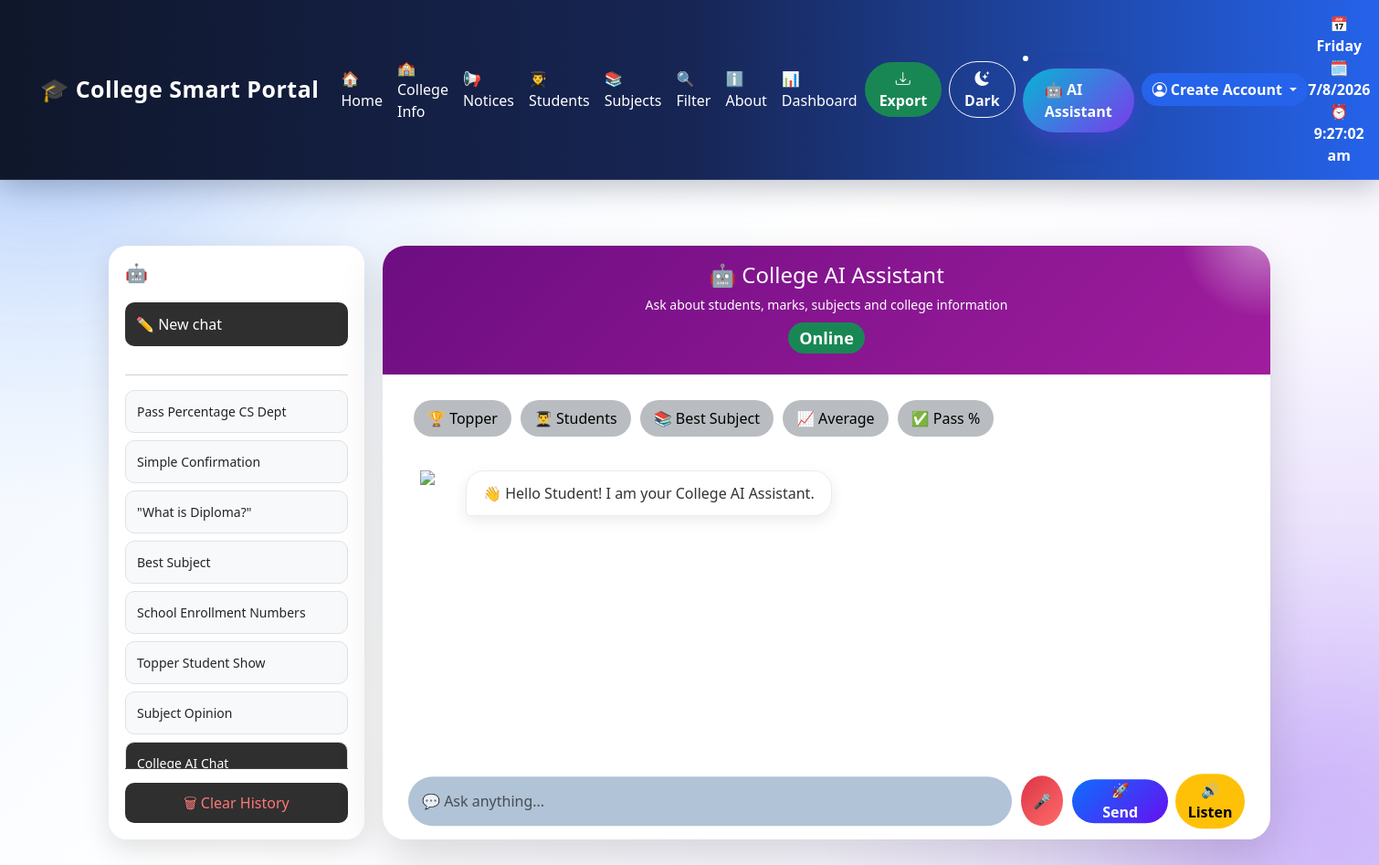
Screenshot of /assistant with the database file from the repository.
### tables this page shows
CREATE TABLE chat_history(
            id INTEGER PRIMARY KEY AUTOINCREMENT,
            user_id INTEGER,
            user_message TEXT,
            ai_reply TEXT,
            created_at TIMESTAMP DEFAULT CURRENT_TIMESTAMP
        , chat_title TEXT);

### app.py (the view)
@app.route("/assistant")
def assistant():
    db = get_db(MOHINI_DB)
    chats = db.execute(
        """
        SELECT id, chat_title, created_at
        FROM chat_history
        ORDER BY created_at DESC
        """
    ).fetchall()
    return render_template(
        "assistant.html",
        chats=chats
    )

### database.py (called while the page is built)
def get_db(MOHINI_DB):
    conn = sqlite3.connect(MOHINI_DB)
    conn.row_factory = sqlite3.Row
    return conn

### templates/assistant.html (shortened to what this page needs)
{% extends "base.html" %}
{% block content %}
<div class="container py-5">
<div class="assistant-layout">
  <div class="chat-sidebar">
    <h5>
        🤖 Your Chats
    </h5>
    <a href="/assistant"
       id="newChatBtn"
       class="new-chat-btn">
        ✏️ New chat
    </a>
    <hr>
    <div class="chat-list">
        {% for chat in chats %}
        <div class="chat-item">
            {{ chat.chat_title }}
        </div>
        {% endfor %}
        <div class="chat-item active">
            College AI Chat
        </div>
    </div>
    <div class="sidebar-bottom">
        <a href="/clear_chat"
           id="clearHistoryBtn"
           class="clear-btn">
            🗑 Clear History
        </a>
    </div>
</div>
<div class="chat-area">
    <div class="card chat-card">
        <div class="chat-header">
            <h2>🤖 College AI Assistant</h2>
            <small>
                Ask about students, marks, subjects and college information
            </small>
            <h2 class="mt-2">
                <span class="badge bg-success">Online</span>
                </h2>
        </div>
        <div class="card-body">
            <div class="suggestion-chips">
    <button class="chip"
            onclick="setQuestion('Show topper student')">
        🏆 Topper
    </button>
    <button class="chip"
            onclick="setQuestion('Total students')">
        👨‍🎓 Students
    </button>
    <button class="chip"
            onclick="setQuestion('Best subject')">
        📚 Best Subject
    </button>
    <button class="chip"
            onclick="setQuestion('Average marks')">
        📈 Average
    </button>
    <button class="chip"
            onclick="setQuestion('Pass percentage')">
        ✅ Pass %
    </button>
</div>
<div class="conversation" id="chatMessages">
                <div class="bot-msg">
                    <img src="https://cdn-icons-png.flaticon.com/512/4712/4712109.png"
                         width="40">
                    <span>
                        👋 Hello Student! I am your College AI Assistant.
                    </span>
                </div>
            </div>
      <div class="d-flex align-items-center mt-3 chat-input-area">
                <input
                    type="text"
                    id="userInput"
                    class="form-control chat-input "
                    placeholder="💬 Ask anything..."
                    onkeypress="if(event.key==='Enter') sendMessage()"
                >
                <button
                    class="btn voice-btn"
                    onclick="startVoice()">
                    🎤
                </button>
                <button
                    class="btn text-white send-btn"
                    onclick="sendMessage()">
                    🚀 Send
                </button>
                <button
                    class="btn btn-warning ms-2"
                    onclick="speakLastReply()">
                    🔊 Listen
                </button>
            </div>
        </div>
    </div>
</div>
</div>
</div>
{% endblock %}

### templates/base.html (style rules this page uses)
* { margin:0; padding:0; box-sizing:border-box; }
html { scroll-behavior:smooth; }
html, body { height:100%; }
body { font-family:'Segoe UI',sans-serif; min-height:100vh; background: radial-gradient( circle at 8% 5%, rgba(59,130,246,.32) 0%, transparent 30% ), radial-gradient( circle at 92% 92%, rgba(139,92,246,.30) 0%, transparent 32% ), radial-gradient( circle at 50% 45%, rgba(255,255,255,.95) 0%, transparent 58% ), linear-gradient( 135deg, #eef6ff 0%, #f8f5ff 48%, #eeeaff 100% ); background-attachment:fixed; color:#212529; transition:.4s; }
body::before { content:""; position:fixed; width:420px; height:420px; background:rgba(37,99,235,.15); border-radius:50%; top:-160px; left:-160px; filter:blur(90px); z-index:-2; pointer-events:none; }
body::after { content:""; position:fixed; width:420px; height:420px; background:rgba(124,58,237,.15); border-radius:50%; bottom:-160px; right:-160px; filter:blur(90px); z-index:-2; pointer-events:none; }
.btn { border-radius:50px; font-weight:600; transition:.30s; }
.btn-warning { border:none; }
.card { border:none; border-radius:24px; background:rgba(255,255,255,.78); backdrop-filter:blur(18px); -webkit-backdrop-filter:blur(18px); border:1px solid rgba(255,255,255,.75); box-shadow: 0 10px 30px rgba(30,64,175,.08); transition: transform .35s ease, box-shadow .35s ease, border-color .35s ease; animation:fadeUp .6s ease; position:relative; overflow:hidden; }
.card::after { content:""; position:absolute; width:180px; height:180px; background: radial-gradient( circle, rgba(255,255,255,.45), transparent 70% ); top:-100px; right:-80px; pointer-events:none; transition:.5s; }
.form-control, .form-select { border-radius:14px; border: 1px solid #dbe4f0; padding:12px 15px; transition:.3s; box-shadow:none; background:rgba(255,255,255,.9); }
input[type="search"], input[type="text"] { border-radius:30px; }
.badge { border-radius:30px; padding:8px 12px; font-weight:600; }
img { transition:.35s; }
a { text-decoration:none; }
body:not(.dark-mode) { background: radial-gradient( circle at 5% 5%, rgba(59,130,246,.22), transparent 30% ), radial-gradient( circle at 95% 90%, rgba(124,58,237,.20), transparent 32% ), linear-gradient( 135deg, #edf5ff 0%, #ffffff 48%, #f3efff 100% ) !important; color:#1e293b !important; }
body, .card, .navbar, .form-control, .form-select, .dropdown-menu, footer { transition: background .4s ease, color .3s ease, border-color .3s ease, box-shadow .4s ease; }
button, a, .card, .btn, .form-control, .form-select, .dropdown-item, img { transition: background .3s, color .3s, border .3s, box-shadow .3s, transform .3s; }

### rows the page displays
chat_history: chat_title "Pass Percentage CS Dept"
chat_history: chat_title "Simple Confirmation"
chat_history: chat_title "\"What is Diploma?\""
chat_history: chat_title "Best Subject"
chat_history: chat_title "School Enrollment Numbers"
chat_history: chat_title "Topper Student Show"
chat_history: chat_title "Subject Opinion"

### other values shown
{{ session['username'] if session.get('username') else 'Create Account' }} "Create Account"
